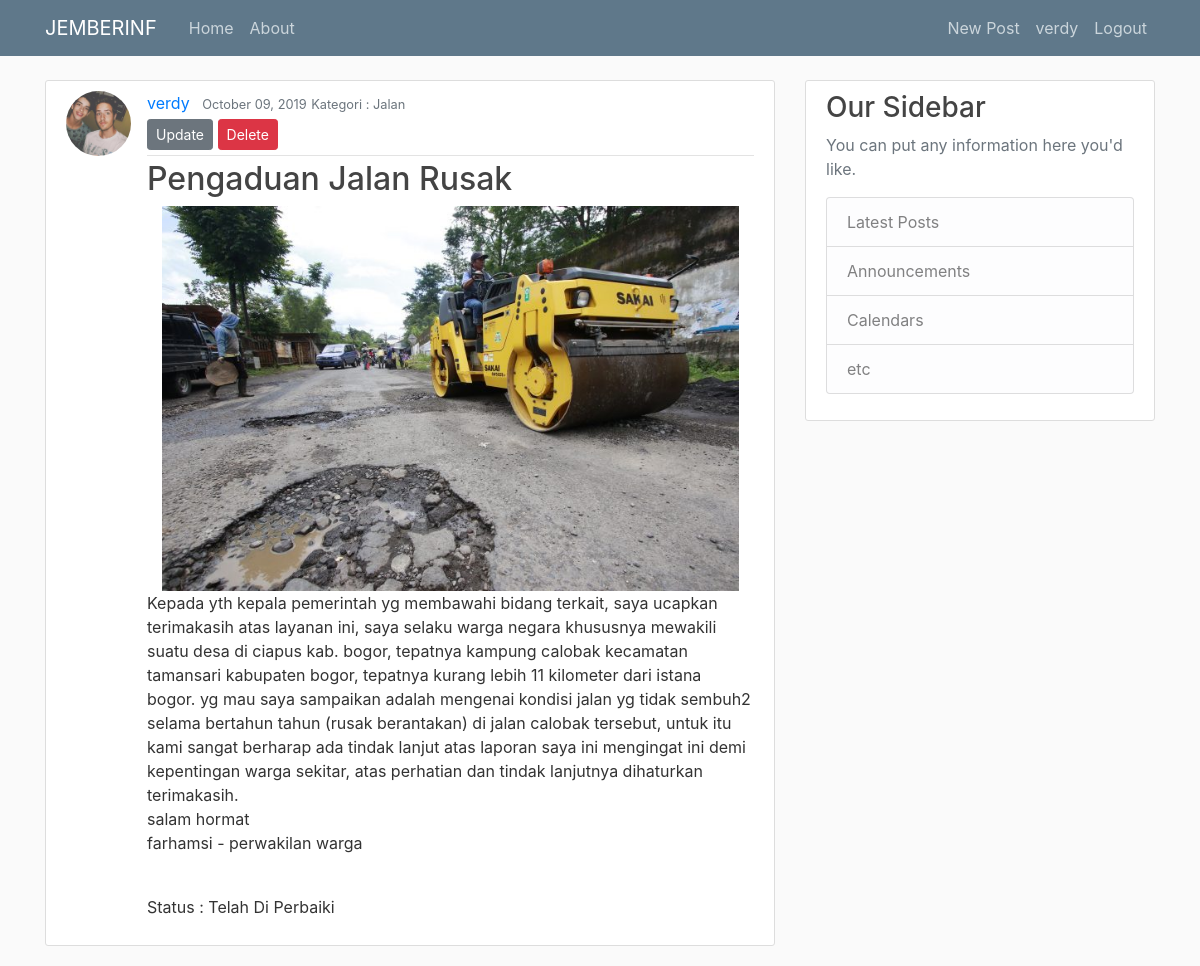
/post/16/ (signed in), run on the app's committed database.
### blog/models.py (models this page shows, shortened)
class Post(models.Model):
	KATEGORI = (
			('Jalan', 'jalan'),
			('Jembatan', 'jembatan'),
			('Lampu Jalan', 'lampu_jalan'),
		)
	STATUS = (
			('Belum Di Survey', 'belum_di_survey'),
			('Sedang Di Survey', 'sedang_di_survey'),
			('Telah Di Survey', 'telah_di_survey'),
			('Dalam Proses Pengerjaan','dalam_proses_pengerjaan'),
			('Telah Di Perbaiki', 'telah_di_perbaiki')
		)
	judul		= models.CharField(max_length=255)
	isi 		= models.TextField()
	kategori 	= models.CharField(max_length=255, choices=KATEGORI)
	waktu_post	= models.DateTimeField(default=timezone.now)
	foto 		= models.ImageField(default='blank.jpg', upload_to='pengaduan', null=True, blank=True)
	status 		= models.CharField(max_length=255, choices=STATUS, default='Belum Di Survey')
	penulis		= models.ForeignKey(User, on_delete = models.CASCADE)

### users/models.py (models this page shows, shortened)
class Profile(models.Model):
	user = models.OneToOneField(User, on_delete = models.CASCADE)
	image = models.ImageField(default='default.jpg', upload_to='profile_pics')

### blog/views.py (the view)
# urls.py: path('post/<int:pk>/', PostDetailView.as_view(), name = 'post-detail'),
class PostDetailView(DetailView):
	model = Post

### blog/templates/blog/post_detail.html
{% extends "blog/base.html" %}
{% block content %}
  <article class="media content-section">
    <img class="rounded-circle article-img" src="{{ object.penulis.profile.image.url }}">
    <div class="media-body">
      <div class="article-metadata">
        <a class="mr-2" href="#">{{ object.penulis }}</a>
        <small class="text-muted">{{ object.waktu_post|date:"F d, Y" }}</small>
        <small class="text-muted">Kategori : {{ object.kategori}}</small>
        {% if object.penulis == user %}
          <div>
            <a class="btn btn-secondary btn-sm mt-1 mb-1" href="{% url 'post-update' object.id %}">Update</a>
            <a class="btn btn-danger btn-sm mt-1 mb-1" href="{% url 'post-delete' object.id %}">Delete</a>
          </div>
        {% endif %}
      </div>
      <h2 class="article-title">{{ object.judul }}</h2>
      <img class="col-12" src="{{ object.foto.url }}">
      <p class="article-content">{{ object.isi }}</p>
      <br>
      <p class="article-content">Status : {{object.status}}</p>
    </div>
  </article>
{% endblock content %}

### blog/templates/blog/base.html (shortened to what this page needs)
{% load static %}
<!DOCTYPE html>
<html>
<head>
    <link rel="stylesheet" href="https://maxcdn.bootstrapcdn.com/bootstrap/4.0.0/css/bootstrap.min.css">
    <link rel="stylesheet" type="text/css" href="{% static 'blog/main.css' %}">
</head>
<body>
    <header class="site-header">
      <nav class="navbar navbar-expand-md navbar-dark bg-steel fixed-top">
        <div class="container">
          <a class="navbar-brand mr-4" href="{% url 'blog-home' %}">JEMBERINF</a>
          <div class="collapse navbar-collapse" id="navbarToggle">
            <div class="navbar-nav mr-auto">
              <a class="nav-item nav-link" href="{% url 'blog-home' %}">Home</a>
              <a class="nav-item nav-link" href="{% url 'blog-about' %}">About</a>
            </div>
            <div class="navbar-nav">
              {% if user.is_authenticated %}
              <a class="nav-item nav-link" href="{% url 'post-create' %}">New Post</a>
              <a class="nav-item nav-link" href="{% url 'profile' %}">{{user.username}}</a>
              <a class="nav-item nav-link" href="{% url 'logout' %}">Logout</a>
                {% else %}
              <a class="nav-item nav-link" href="{% url 'login' %}">Login</a>
              <a class="nav-item nav-link" href="{% url 'register' %}">Register</a>
            {% endif %}
            </div>
          </div>
        </div>
      </nav>
    </header>
    <main role="main" class="container">
      <div class="row">
        <div class="col-md-8">
          {% block content %}{% endblock %}
        </div>
        <div class="col-md-4">
          <div class="content-section">
            <h3>Our Sidebar</h3>
            <p class='text-muted'>You can put any information here you'd like.
              <ul class="list-group">
                <li class="list-group-item list-group-item-light">Latest Posts</li>
                <li class="list-group-item list-group-item-light">Announcements</li>
                <li class="list-group-item list-group-item-light">Calendars</li>
                <li class="list-group-item list-group-item-light">etc</li>
              </ul>
            </p>
          </div>
        </div>
      </div>
    </main>
</body>
</html>

### blog/static/blog/main.css (style rules this page uses)
body { background: #fafafa; color: #333333; margin-top: 5rem; }
h1, h2, h3, h4, h5, h6 { color: #444444; }
ul { margin: 0; }
.bg-steel { background-color: #5f788a; }
.site-header .navbar-nav .nav-link { color: #cbd5db; }
.content-section { background: #ffffff; padding: 10px 20px; border: 1px solid #dddddd; border-radius: 3px; margin-bottom: 20px; }
.article-title { color: #444444; }
.article-content { white-space: pre-line; }
.article-img { height: 65px; width: 65px; margin-right: 16px; }
.article-metadata { padding-bottom: 1px; margin-bottom: 4px; border-bottom: 1px solid #e3e3e3 }

### data on the page
Post: penulis.profile.image (picture), penulis "verdy", waktu_post "October 09, 2019", kategori "Jalan", judul "Pengaduan Jalan Rusak", foto (picture), isi "Kepada yth kepala pemerintah yg membawahi bidang terkait, saya ucapkan terimakasih atas layanan ini, saya selaku warga negara khususnya mewakili suatu desa di ciapus kab. bogor, tepatnya kampung calobak kecamatan tamansari kabupaten bogor, tepatnya kurang lebih 11 kilometer dari istana bogor. yg mau saya sampaikan adalah mengenai kondisi jalan yg tidak sembuh2 selama bertahun tahun (rusak berantakan) di jalan calobak tersebut, untuk itu kami sangat berharap ada tindak lanjut atas laporan saya ini mengingat ini demi kepentingan warga sekitar, atas perhatian dan tindak lanjutnya dihaturkan terimakasih. salam hormat farhamsi - perwakilan warga", status "Telah Di Perbaiki"

### other printed values
{{ user.username }} "verdy"
